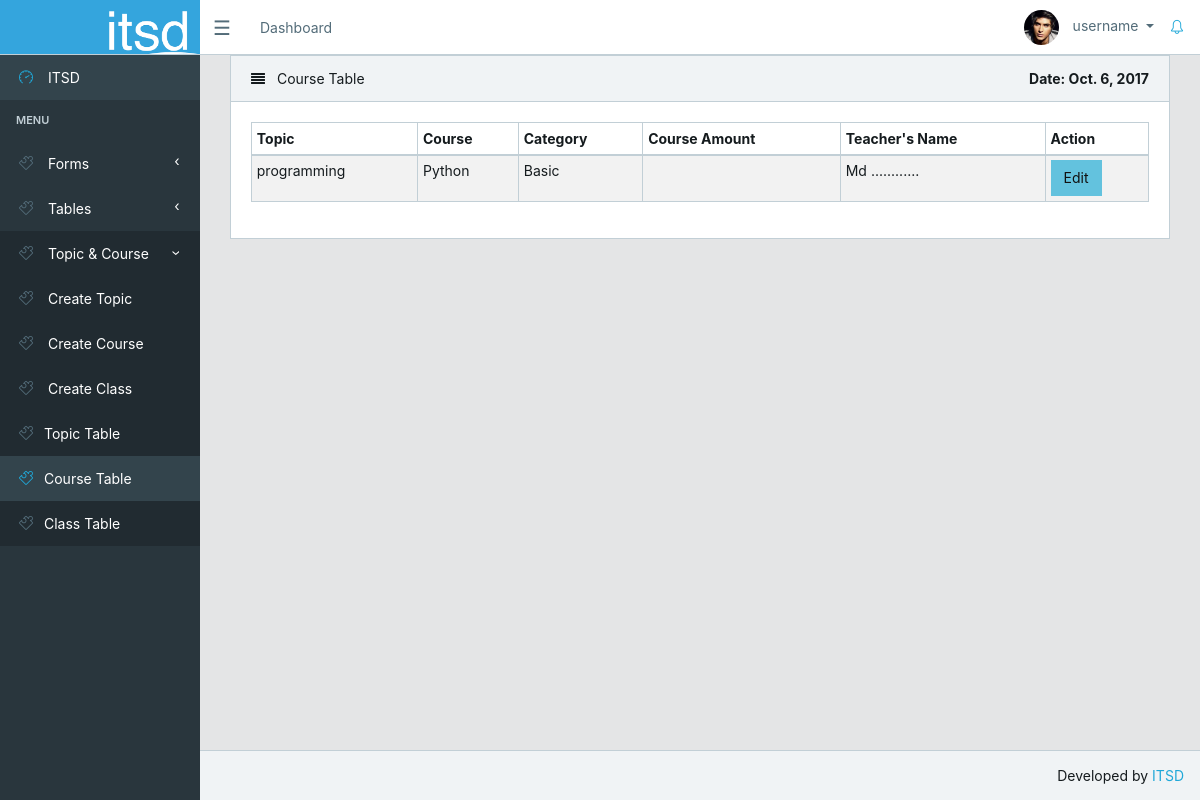
Screenshot of /itsd/course/list/ with the database file from the repository.
### course/models.py (models this page shows, shortened)
class Course(models.Model):
    topic_name = models.ForeignKey(Topic)
    course_name = models.CharField(max_length=50)
    category_name = models.CharField(max_length = 20)
    course_amount = models.CharField(max_length = 20)
    teacher_name = models.CharField(max_length=20)
    contact_number = models.CharField(max_length=20)

class Topic(models.Model):
    topic_name = models.CharField(max_length=20)
    details = models.TextField()
    def __str__(self):
        return self.topic_name

### course/views.py (the view)
class ListCourse(generic.ListView):
    template_name = "tables/course_table.html"
    def get_queryset(self):
        return Course.objects.all()
    def get_context_data(self, **kwargs):
        context = super(ListCourse, self).get_context_data(**kwargs)
        context['now'] = timezone.now()
        return context

### templates/tables/course_table.html (shortened to what this page needs)
{% extends 'app.html' %}
{% block content %}
	<main class="main">
	<div class="container-fluid">
    	<div class="animated fadeIn">
			<div class="row">
                <div class="col-lg-12">
                    <div class="card">
                        <div class="card-header">
                            <i class="fa fa-align-justify"></i> Course Table
                            <b class="pull-right">Date: {{ now|date }}</b>
                        </div>
                        <div class="card-body">
                            <table class="table table-bordered table-striped table-sm">
                                <thead>
                                    <tr>
                                        <th>Topic</th>
                                        <th>Course</th>
                                        <th>Category</th>
                                        <th>Course Amount</th>
                                        <th>Teacher's Name</th>
                                        <th>Action</th>
                                    </tr>
                                </thead>
                                <tbody>
                                {% for course in object_list %}
                                    <tr>
                                        <td>{{ course.topic_name }}</td>
                                        <td>{{ course.course_name }}</td>
                                        <td>{{ course.category_name }}</td>
                                        <td>{{ course.course_amount }}</td>
                                        <td>{{ course.teacher_name }}</td>
                                        <td>
                                            <a href="{% url 'course:update_course' pk=course.id %}"><span class="btn btn-info">Edit</span></a>
                                        </td>
                                    </tr>
                                {% endfor %}
                                </tbody>
                            </table>
                        </div>
                    </div>
                </div>
            </div>
        </div>
    </div>
</main>
{% endblock %}

### rows the page displays
Course: topic_name "programming", course_name "Python", category_name "Basic", teacher_name "Md ............"

### other values shown
{{ now|date }} "Oct. 6, 2017"
